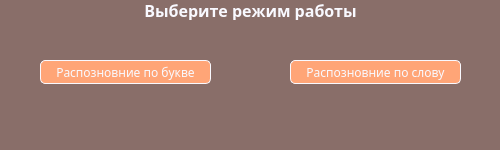
<?xml version="1.0" encoding="UTF-8"?>
<ui version="4.0">
 <class>MainWindow</class>
 <widget class="QMainWindow" name="MainWindow">
  <property name="geometry">
   <rect>
    <x>0</x>
    <y>0</y>
    <width>500</width>
    <height>150</height>
   </rect>
  </property>
  <property name="windowTitle">
   <string>MainWindow</string>
  </property>
  <property name="styleSheet">
   <string notr="true">background-color: #896e69</string>
  </property>
  <widget class="QWidget" name="centralwidget">
   <widget class="QLabel" name="label">
    <property name="geometry">
     <rect>
      <x>0</x>
      <y>0</y>
      <width>501</width>
      <height>20</height>
     </rect>
    </property>
    <property name="font">
     <font>
      <family>Segoe Print</family>
      <pointsize>12</pointsize>
      <weight>75</weight>
      <bold>true</bold>
     </font>
    </property>
    <property name="styleSheet">
     <string notr="true">color: #f9f9ff;</string>
    </property>
    <property name="text">
     <string>Выберите режим работы</string>
    </property>
    <property name="alignment">
     <set>Qt::AlignCenter</set>
    </property>
   </widget>
   <widget class="QPushButton" name="pushButton">
    <property name="geometry">
     <rect>
      <x>40</x>
      <y>60</y>
      <width>171</width>
      <height>24</height>
     </rect>
    </property>
    <property name="font">
     <font>
      <family>Segoe Print</family>
     </font>
    </property>
    <property name="styleSheet">
     <string notr="true">background-color:#ffa577;color: #f9f9ff; border-color: #f9f9ff;border-width: 1px;border-style: solid;border-radius:5px;</string>
    </property>
    <property name="text">
     <string>Распозновние по букве</string>
    </property>
   </widget>
   <widget class="QPushButton" name="pushButton_2">
    <property name="geometry">
     <rect>
      <x>290</x>
      <y>60</y>
      <width>171</width>
      <height>24</height>
     </rect>
    </property>
    <property name="font">
     <font>
      <family>Segoe Print</family>
     </font>
    </property>
    <property name="styleSheet">
     <string notr="true">background-color:#ffa577;color: #f9f9ff; border-color: #f9f9ff;border-width: 1px;border-style: solid;border-radius:5px;</string>
    </property>
    <property name="text">
     <string>Распозновние по слову</string>
    </property>
   </widget>
  </widget>
  <widget class="QMenuBar" name="menubar">
   <property name="geometry">
    <rect>
     <x>0</x>
     <y>0</y>
     <width>500</width>
     <height>21</height>
    </rect>
   </property>
  </widget>
  <widget class="QStatusBar" name="statusbar"/>
 </widget>
 <resources/>
 <connections/>
</ui>
